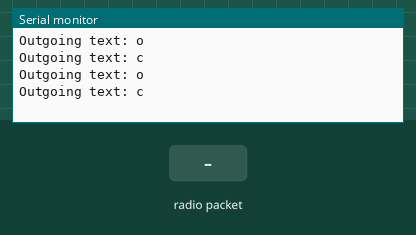
The sketch below on a simulated Arduino Uno, built with avr-gcc and run on an emulated ATmega328P. Shown: the last lines printed to the serial monitor. The inputs (shaded band) are chosen by the test bench. No radio packets arrive unless stated.

Above: at 18.0 s.
18.1 s: radio packet "1" arrives
28.1 s: radio packet "0" arrives
At 30.33 s:
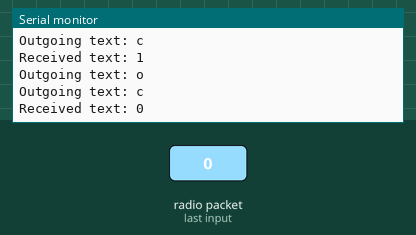
38.1 s: radio packet "2" arrives
At 40.44 s:
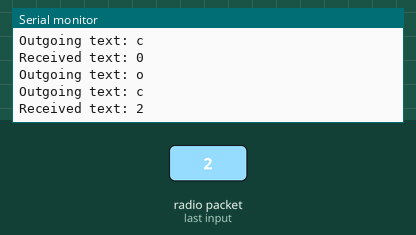

The sketch:

RF_communication.ino
```cpp
#include <SPI.h>
#include <nRF24L01.h>
#include <RF24.h>
RF24 radio(7, 8); // CE, CSN
const byte address[6] = "00001";

void setup() {
  // put your setup code here, to run once:
  Serial.begin(9600);
}

void loop() {
  /*This code both sends and receives data in the same reading
  and writing pipe. This is used so that only two RF devices
  are needed to establish 2-way communication between these
  devices*/
  radio.begin();
  radio.openWritingPipe(address); //start writing
  radio.setPALevel(RF24_PA_MIN);
  radio.stopListening();

  const char outtext[] = "o"; //writing
  radio.write(&outtext, sizeof(outtext));
  Serial.print("Outgoing text: ");
  Serial.println(outtext);

  delay(5000);

  const char outtext2[] = "c"; //writing
  radio.write(&outtext2, sizeof(outtext2));
  Serial.print("Outgoing text: ");
  Serial.println(outtext2);

  delay(5000);

  radio.openReadingPipe(0, address); //start reading
  radio.setPALevel(RF24_PA_MIN);
  radio.startListening();

  if (radio.available()) {// reading
    char intext[32] = "";
    radio.read(&intext, sizeof(intext));
    Serial.print("Received text: ");
    Serial.println(intext);
  }

  delay(100);


}
```

Measured:
- after the input at 28.1 s, the serial monitor: prints a new line after 2.1 s (image 1)
- after the input at 38.1 s, the serial monitor: prints a new line after 2.2 s (image 2)
